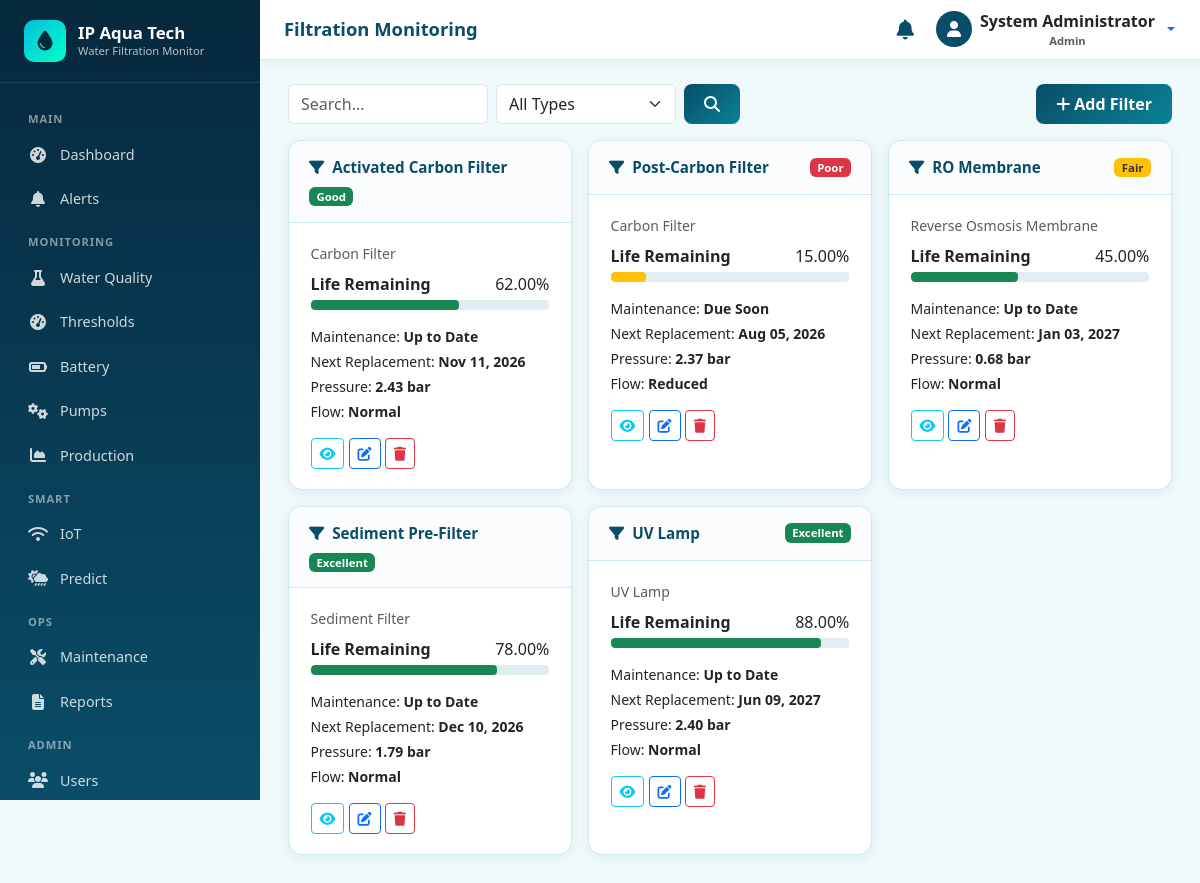
The app's page /filters/ (signed in) with its own data.
### accounts/models.py (models this page shows, shortened)
class User(AbstractUser):
    class Role(models.TextChoices):
        ADMIN = 'ADMIN', 'Admin'
        OPERATOR = 'OPERATOR', 'Operator'
    role = models.CharField(
        max_length=20,
        choices=Role.choices,
        default=Role.OPERATOR,
        help_text='User role determining access level',
    )
    phone = models.CharField(max_length=20, blank=True)
    is_active = models.BooleanField(default=True)
    created_at = models.DateTimeField(auto_now_add=True)
    updated_at = models.DateTimeField(auto_now=True)
    class Meta:
        ordering = ['-date_joined']
        verbose_name = 'User'
        verbose_name_plural = 'Users'
    @property
    def is_admin_user(self):
        return self.role == self.Role.ADMIN or self.is_superuser

### filters/models.py (models this page shows, shortened)
class Filter(models.Model):
    class FilterType(models.TextChoices):
        SEDIMENT = 'SEDIMENT', 'Sediment Filter'
        CARBON = 'CARBON', 'Carbon Filter'
        RO = 'RO', 'Reverse Osmosis Membrane'
        UV = 'UV', 'UV Lamp'
        CERAMIC = 'CERAMIC', 'Ceramic Filter'
        OTHER = 'OTHER', 'Other'
    name = models.CharField(max_length=100)
    filter_type = models.CharField(
        max_length=20,
        choices=FilterType.choices,
        default=FilterType.SEDIMENT,
    )
    condition = models.CharField(
        max_length=20,
        choices=FilterCondition.choices,
        default=FilterCondition.EXCELLENT,
    )
    life_percentage = models.DecimalField(
        max_digits=5, decimal_places=2, default=100, help_text='Remaining life (%)'
    )
    install_date = models.DateField(default=timezone.localdate)
    expected_lifespan_days = models.PositiveIntegerField(default=180)
    next_replacement_date = models.DateField(null=True, blank=True)
    last_cleaned = models.DateField(null=True, blank=True)
    maintenance_status = models.CharField(
        max_length=20,
        choices=MaintenanceStatus.choices,
        default=MaintenanceStatus.UP_TO_DATE,
    )
    system_pressure = models.DecimalField(
        max_digits=6, decimal_places=2, default=0, help_text='Differential pressure (bar)'
    )
    flow_status = models.CharField(max_length=50, default='Normal')
    is_active = models.BooleanField(default=True)
    notes = models.TextField(blank=True)
    last_updated = models.DateTimeField(auto_now=True)
    created_at = models.DateTimeField(auto_now_add=True)
    class Meta:
        ordering = ['name']
        verbose_name = 'Filter'
        verbose_name_plural = 'Filters'

### filters/views.py (the view)
# urls.py: path('', views.filter_list, name='filter_list'),
@login_required
def filter_list(request):
    q = request.GET.get('q', '').strip()
    ftype = request.GET.get('type', '')
    qs = Filter.objects.all()
    if q:
        qs = qs.filter(Q(name__icontains=q) | Q(notes__icontains=q))
    if ftype:
        qs = qs.filter(filter_type=ftype)
    paginator = Paginator(qs, 12)
    page = paginator.get_page(request.GET.get('page'))
    return render(request, 'filters/filter_list.html', {
        'page_obj': page,
        'q': q,
        'ftype': ftype,
        'filter_types': Filter.FilterType,
    })

### notifications/context_processors.py (called while the page is built)
def unread_notifications(request):
    if request.user.is_authenticated:
        count = Notification.objects.filter(
            is_read=False,
            is_resolved=False,
        ).filter(
            models_q(request.user)
        ).count()
        recent = Notification.objects.filter(
            is_resolved=False,
        ).filter(
            models_q(request.user)
        )[:5]
        return {
            'unread_notification_count': count,
            'recent_notifications': recent,
        }
    return {
        'unread_notification_count': 0,
        'recent_notifications': [],
    }

def models_q(user):
    from django.db.models import Q
    return Q(recipient__isnull=True) | Q(recipient=user)

### templates/filters/filter_list.html (shortened to what this page needs)
{% extends 'base.html' %}
{% block page_title %}Filtration Monitoring{% endblock %}
{% block content %}
<div class="d-flex flex-wrap justify-content-between align-items-center mb-3 gap-2">
  <form method="get" class="d-flex gap-2 flex-wrap">
    <input type="text" name="q" value="{{ q }}" class="form-control" placeholder="Search..." style="width:200px;">
    <select name="type" class="form-select" style="width:180px;">
      <option value="">All Types</option>
    </select>
    <button type="submit" class="btn btn-aqua"><i class="fas fa-search"></i></button>
  </form>
  <a href="{% url 'filters:filter_create' %}" class="btn btn-aqua"><i class="fas fa-plus me-1"></i>Add Filter</a>
</div>
<div class="row g-3">
  {% for f in page_obj %}
  <div class="col-md-6 col-xl-4">
    <div class="card card-aqua h-100">
      <div class="card-header">
        <span><i class="fas fa-filter me-2"></i>{{ f.name }}</span>
        {% if f.condition == 'REPLACE' or f.condition == 'POOR' %}<span class="badge badge-critical">{{ f.get_condition_display }}</span>
        {% elif f.condition == 'FAIR' %}<span class="badge badge-warning">{{ f.get_condition_display }}</span>
        {% else %}<span class="badge badge-normal">{{ f.get_condition_display }}</span>{% endif %}
      </div>
      <div class="card-body">
        <p class="small text-muted mb-2">{{ f.get_filter_type_display }}</p>
        <div class="d-flex justify-content-between mb-1">
          <span class="fw-semibold">Life Remaining</span>
          <span>{{ f.life_percentage }}%</span>
        </div>
        <div class="progress progress-aqua mb-3 life-bar-{% if f.life_percentage <= 10 %}critical{% elif f.life_percentage <= 25 %}warning{% else %}normal{% endif %}" style="height:10px;">
          <div class="progress-bar" style="width:{{ f.life_percentage }}%"></div>
        </div>
        <p class="mb-1 small">Maintenance: <strong>{{ f.get_maintenance_status_display }}</strong></p>
        <p class="mb-1 small">Next Replacement: <strong>{{ f.next_replacement_date|date:"M d, Y"|default:"—" }}</strong></p>
        <p class="mb-1 small">Pressure: <strong>{{ f.system_pressure }} bar</strong></p>
        <p class="mb-1 small">Flow: <strong>{{ f.flow_status }}</strong></p>
        <div class="mt-3">
          <a href="{% url 'filters:filter_detail' f.pk %}" class="btn btn-sm btn-outline-info"><i class="fas fa-eye"></i></a>
          <a href="{% url 'filters:filter_edit' f.pk %}" class="btn btn-sm btn-outline-primary"><i class="fas fa-edit"></i></a>
          <form method="post" action="{% url 'filters:filter_delete' f.pk %}" class="d-inline" onsubmit="return confirm('Delete filter?');">{% csrf_token %}
            <button class="btn btn-sm btn-outline-danger"><i class="fas fa-trash"></i></button>
          </form>
        </div>
      </div>
    </div>
  </div>
  {% empty %}
  <div class="col-12"><div class="empty-state"><i class="fas fa-filter"></i><p>No filters found.</p></div></div>
  {% endfor %}
</div>
{% endblock %}

### templates/base.html (shortened to what this page needs)
{% load static %}
<!DOCTYPE html>
<html lang="en">
<head>
  <link href="https://cdn.jsdelivr.net/npm/bootstrap@5.3.3/dist/css/bootstrap.min.css" rel="stylesheet">
  <link href="https://cdnjs.cloudflare.com/ajax/libs/font-awesome/6.5.1/css/all.min.css" rel="stylesheet">
  <link href="{% static 'css/style.css' %}" rel="stylesheet">
</head>
<body {% if chart_url %}data-chart-url="{{ chart_url }}"{% endif %} {% block body_attrs %}{% endblock %}>
  {% if user.is_authenticated %}
  {% include 'includes/sidebar.html' %}
  <div class="main-wrapper">
    <header class="topbar">
      <div class="d-flex align-items-center gap-3">
        <h1 class="page-title">{% block page_title %}Dashboard{% endblock %}</h1>
      </div>
      <div class="d-flex align-items-center gap-3">
        <a href="{% url 'notifications:notification_list' %}" class="btn btn-link text-aqua position-relative p-1">
          <i class="fas fa-bell fa-lg"></i>
        </a>
        <div class="dropdown">
          <button class="btn btn-link text-decoration-none dropdown-toggle d-flex align-items-center gap-2 p-0" type="button" data-bs-toggle="dropdown">
            <span class="rounded-circle bg-aqua d-inline-flex align-items-center justify-content-center text-white" style="width:36px;height:36px;background:var(--aqua-primary);">
              <i class="fas fa-user"></i>
            </span>
            <span class="d-none d-md-inline text-dark fw-semibold">
              {{ user.get_full_name|default:user.username }}
              <small class="d-block text-muted" style="font-size:0.7rem;">{{ user.get_role_display }}</small>
            </span>
          </button>
        </div>
      </div>
    </header>
    <div class="content-area">
      {% block content %}{% endblock %}
    </div>
  </div>
  {% else %}
    {% block auth_content %}{% endblock %}
  {% endif %}
</body>
</html>

### static/css/style.css (style rules this page uses)
:root { --aqua-primary: #0a4d68; --aqua-secondary: #088395; --aqua-accent: #05bfdb; --aqua-light: #00ffca; --aqua-bg: #f0f9fb; --aqua-sidebar: #06283d; --aqua-sidebar-hover: #0a4d68; --aqua-card: #ffffff; --status-normal: #198754; --status-warning: #ffc107; --status-critical: #dc3545; --status-info: #0dcaf0; --text-dark: #1a1a2e; --text-muted: #6c757d; --border-color: #d0e8ef; --sidebar-width: 260px; --topbar-height: 60px; --radius: 12px; --shadow: 0 2px 12px rgba(10, 77, 104, 0.08); --shadow-lg: 0 8px 30px rgba(10, 77, 104, 0.12); }
* { box-sizing: border-box; }
body { font-family: 'Segoe UI', system-ui, -apple-system, sans-serif; background: var(--aqua-bg); color: var(--text-dark); min-height: 100vh; overflow-x: hidden; }
.main-wrapper { margin-left: var(--sidebar-width); min-height: 100vh; transition: margin-left 0.3s ease; }
.topbar { height: var(--topbar-height); background: var(--aqua-card); border-bottom: 1px solid var(--border-color); display: flex; align-items: center; justify-content: space-between; padding: 0 1.5rem; position: sticky; top: 0; z-index: 1030; box-shadow: var(--shadow); }
.topbar .page-title { font-weight: 700; color: var(--aqua-primary); font-size: 1.15rem; margin: 0; }
.content-area { padding: 1.5rem 1.75rem 2.5rem; max-width: 1280px; }
.card-aqua { background: var(--aqua-card); border-radius: 14px; border: 1px solid var(--border-color); box-shadow: var(--shadow); overflow: hidden; }
.card-aqua .card-header { background: #fafcfd; border-bottom: 1px solid var(--border-color); padding: 0.95rem 1.25rem; font-weight: 650; color: var(--aqua-primary); display: flex; align-items: center; justify-content: space-between; flex-wrap: wrap; gap: 0.5rem; font-size: 0.95rem; }
.card-aqua .card-body { padding: 1.25rem 1.35rem; }
.badge-normal, .badge-status-normal { background-color: var(--status-normal) !important; color: #fff !important; }
.badge-warning, .badge-status-warning { background-color: var(--status-warning) !important; color: #333 !important; }
.badge-critical, .badge-status-critical { background-color: var(--status-critical) !important; color: #fff !important; }
.btn-aqua { background: linear-gradient(135deg, var(--aqua-primary), var(--aqua-secondary)); color: #fff; border: none; border-radius: 8px; font-weight: 600; padding: 0.5rem 1.25rem; transition: all 0.2s ease; }
.progress-aqua { height: 8px; border-radius: 4px; background: #e0eef2; }
.progress-aqua .progress-bar { border-radius: 4px; }
.text-aqua { color: var(--aqua-primary) !important; }
.fw-semibold { font-weight: 600; }
.life-bar-warning .progress-bar { background-color: var(--status-warning); }
.life-bar-normal .progress-bar { background-color: var(--status-normal); }

### records on screen
User: get_full_name "System Administrator", role "Admin"
Filter: name "Activated Carbon Filter", condition "Good", filter_type "Carbon Filter", life_percentage "62.00", maintenance_status "Up to Date", next_replacement_date "Nov 11, 2026", system_pressure "2.43", flow_status "Normal"
Filter: name "Post-Carbon Filter", condition "Poor", filter_type "Carbon Filter", life_percentage "15.00", maintenance_status "Due Soon", next_replacement_date "Aug 05, 2026", system_pressure "2.37", flow_status "Reduced"
Filter: name "RO Membrane", condition "Fair", filter_type "Reverse Osmosis Membrane", life_percentage "45.00", maintenance_status "Up to Date", next_replacement_date "Jan 03, 2027", system_pressure "0.68", flow_status "Normal"
Filter: name "Sediment Pre-Filter", condition "Excellent", filter_type "Sediment Filter", life_percentage "78.00", maintenance_status "Up to Date", next_replacement_date "Dec 10, 2026", system_pressure "1.79", flow_status "Normal"
Filter: name "UV Lamp", condition "Excellent", filter_type "UV Lamp", life_percentage "88.00", maintenance_status "Up to Date", next_replacement_date "Jun 09, 2027", system_pressure "2.40", flow_status "Normal"
